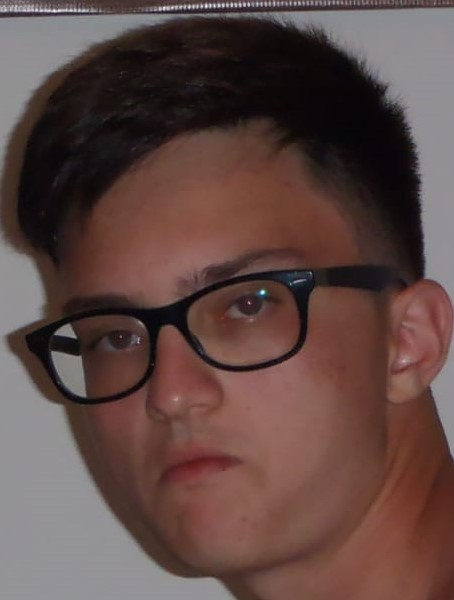
#> input picture ciao.jpg, 454 x 600 px
$ python imageToASCII.py
#> lines starting #> are read from the running program, lines starting #| are printed output that depends on the picture
from PIL import Image
from pathlib import Path

def asciiConvert(image, type, saveas, scale):
#> called with image = 'ciao.jpg', type = 'jpg', saveas = 'output.txt', scale = '7'
    scale = int(scale)

    # open and get image size
    img = Image.open(image)
#> img is the input picture: PIL image 454x600 RGB; mean R, G, B 95.1, 72, 68.1
    w,h = img.size
#> w = 454; h = 600

    # resize image (downscale)
    img.resize((w//scale, h//scale)).save("resized.%s" % type)
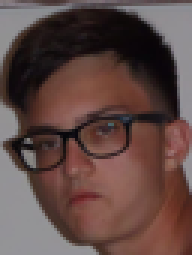
#> saved as resized.jpg: PIL image 64x85 RGB (shown 3 times larger); mean R, G, B 95.1, 72, 68.1

    # open new image
    img = Image.open("resized.%s" % type)
#> img: PIL image 64x85 RGB
    w, h = img.size # get new width and height
#> w = 64; h = 85


    # list with correct length and height (same as resized image)
    grid = []
    for i in range(h):
        grid.append(["X"] * w)

    pix = img.load()


    for y in range(h):
        for x in range(w):
            if sum(pix[x,y]) == 0:
                grid[y][x] = "#"
            elif sum(pix[x,y]) in range(1,100):
                grid[y][x] = "X"
            elif sum(pix[x,y]) in range(100,200):
                grid[y][x] = "%"
            elif sum(pix[x,y]) in range(200,300):
                grid[y][x] = "&"
            elif sum(pix[x,y]) in range(300,400):
                grid[y][x] = "*"
            elif sum(pix[x,y]) in range(400,500):
                grid[y][x] = "+"
            elif sum(pix[x,y]) in range(500,600):
                grid[y][x] = "/"
            elif sum(pix[x,y]) in range(600,700):
                grid[y][x] = "("
            elif sum(pix[x,y]) in range(700,750):
                grid[y][x] = "'"
            else:
                grid[y][x] = " "

    art = open(Path(saveas), "w")

    for row in grid:
        art.write("".join(row)+"\n")

    art.close()

if __name__ == '__main__':
    asciiConvert("ciao.jpg", "jpg", "output.txt", "7")
